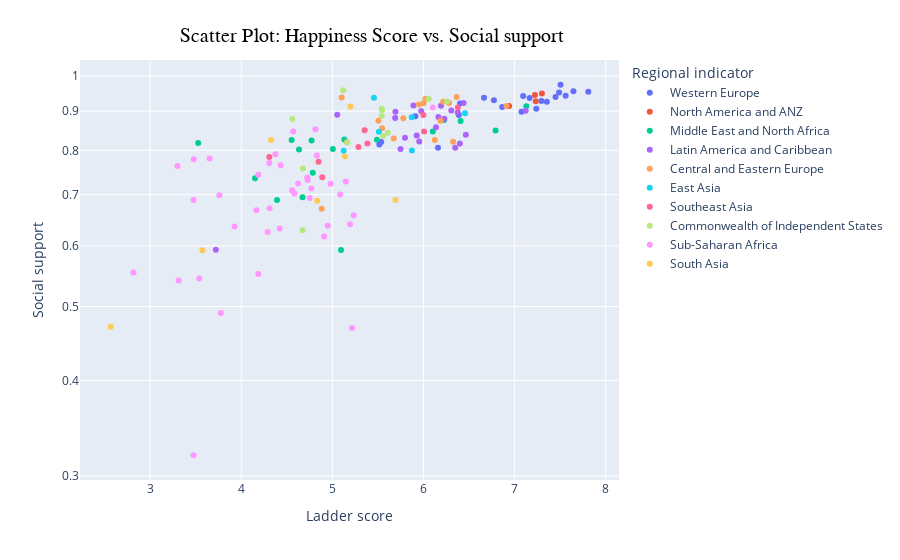

Write notebook code for a chart like this one.
### Markdown cell above
---
<a id='section5'></a>
### Research Question 3: 
Checking the correlation between the reasons for happiness and the ledder score:

### Code cell
fig = px.scatter(df_cleaned, x='Ladder score', y='Social support', color='Regional indicator',
                 hover_name='Regional indicator', hover_data=['Ladder score', 'Healthy life expectancy'])
fig.update_layout(title='Scatter Plot: Happiness Score vs. Social support',
                  title_font=dict(size=20, family="Arial", color="black"),
                  title_x=0.2,  # Center the title
                  title_y=0.95,  # Adjust the vertical position of the title
                  )
fig.update_yaxes(type='log')
fig.show()

### Figure 1 — Plotly figure (JSON) as saved in the notebook; plotly's stock layout.template omitted (floating-point values rounded to 4 significant figures)
{"data": [{"customdata": [[71.9], [72.4], [74.1], [73], [73.2], [72.3], [72.6], [73.0], [72.6], [72.3], [72.3], [72.2], [72.0], [72.2], [73.8], [74.4], [73.6], [73.7], [72.4], [73.7], [72.41]], "hovertemplate": "<b>%{hovertext}</b><br><br>Regional indicator=Western Europe<br>Ladder score=%{x}<br>Social support=%{y}<br>Healthy life expectancy=%{customdata[0]}<extra></extra>", "hovertext": ["Western Europe", "Western Europe", "Western Europe", "Western Europe", "Western Europe", "Western Europe", "Western Europe", "Western Europe", "Western Europe", "Western Europe", "Western Europe", "Western Europe", "Western Europe", "Western Europe", "Western Europe", "Western Europe", "Western Europe", "Western Europe", "Western Europe", "Western Europe", "Western Europe"], "legendgroup": "Western Europe", "marker": {"color": "#636efa", "symbol": "circle"}, "mode": "markers", "name": "Western Europe", "orientation": "v", "showlegend": true, "type": "scatter", "x": [7.809, 7.646, 7.56, 7.504, 7.488, 7.449, 7.353, 7.294, 7.238, 7.165, 7.094, 7.076, 6.864, 6.773, 6.664, 6.401, 6.387, 6.159, 5.911, 5.536, 5.515], "xaxis": "x", "y": [0.9543, 0.956, 0.9428, 0.9747, 0.9525, 0.9391, 0.9263, 0.928, 0.9069, 0.9367, 0.9421, 0.8989, 0.9116, 0.9304, 0.9371, 0.9211, 0.8899, 0.806, 0.8866, 0.8204, 0.8144], "yaxis": "y"}, {"customdata": [[73.2], [73.6], [73.6], [68.3]], "hovertemplate": "<b>%{hovertext}</b><br><br>Regional indicator=North America and ANZ<br>Ladder score=%{x}<br>Social support=%{y}<br>Healthy life expectancy=%{customdata[0]}<extra></extra>", "hovertext": ["North America and ANZ", "North America and ANZ", "North America and ANZ", "North America and ANZ"], "legendgroup": "North America and ANZ", "marker": {"color": "#EF553B", "symbol": "circle"}, "mode": "markers", "name": "North America and ANZ", "orientation": "v", "showlegend": true, "type": "scatter", "x": [7.3, 7.232, 7.223, 6.94], "xaxis": "x", "y": [0.9491, 0.9272, 0.9449, 0.9142], "yaxis": "y"}, {"customdata": [[73.2], [67.08], [66.31], [68.5], [66.77], [62.3], [66.9], [65.9], [65.91], [59.9], [67.11], [66.01], [66.8], [62.25], [66.9], [61.78], [56.73]], "hovertemplate": "<b>%{hovertext}</b><br><br>Regional indicator=Middle East and North Africa<br>Ladder score=%{x}<br>Social support=%{y}<br>Healthy life expectancy=%{customdata[0]}<extra></extra>", "hovertext": ["Middle East and North Africa", "Middle East and North Africa", "Middle East and North Africa", "Middle East and North Africa", "Middle East and North Africa", "Middle East and North Africa", "Middle East and North Africa", "Middle East and North Africa", "Middle East and North Africa", "Middle East and North Africa", "Middle East and North Africa", "Middle East and North Africa", "Middle East and North Africa", "Middle East and North Africa", "Middle East and North Africa", "Middle East and North Africa", "Middle East and North Africa"], "legendgroup": "Middle East and North Africa", "marker": {"color": "#00cc96", "symbol": "circle"}, "mode": "markers", "name": "Middle East and North Africa", "orientation": "v", "showlegend": true, "type": "scatter", "x": [7.129, 6.791, 6.406, 6.227, 6.102, 5.489, 5.132, 5.095, 5.005, 4.785, 4.772, 4.672, 4.633, 4.553, 4.392, 4.151, 3.527], "xaxis": "x", "y": [0.9136, 0.8492, 0.8741, 0.8763, 0.8465, 0.8259, 0.8263, 0.5926, 0.8034, 0.7477, 0.8243, 0.6947, 0.8022, 0.8253, 0.6887, 0.7354, 0.818], "yaxis": "y"}, {"customdata": [[71.3], [68.3], [69.0], [64.81], [66.48], [66.11], [69.6], [69.9], [63.5], [67.7], [67.51], [68.8], [67.2], [68.5], [67.1], [68.1], [63.6], [65.64], [65.81], [66.51], [55.6]], "hovertemplate": "<b>%{hovertext}</b><br><br>Regional indicator=Latin America and Caribbean<br>Ladder score=%{x}<br>Social support=%{y}<br>Healthy life expectancy=%{customdata[0]}<extra></extra>", "hovertext": ["Latin America and Caribbean", "Latin America and Caribbean", "Latin America and Caribbean", "Latin America and Caribbean", "Latin America and Caribbean", "Latin America and Caribbean", "Latin America and Caribbean", "Latin America and Caribbean", "Latin America and Caribbean", "Latin America and Caribbean", "Latin America and Caribbean", "Latin America and Caribbean", "Latin America and Caribbean", "Latin America and Caribbean", "Latin America and Caribbean", "Latin America and Caribbean", "Latin America and Caribbean", "Latin America and Caribbean", "Latin America and Caribbean", "Latin America and Caribbean", "Latin America and Caribbean"], "legendgroup": "Latin America and Caribbean", "marker": {"color": "#ab63fa", "symbol": "circle"}, "mode": "markers", "name": "Latin America and Caribbean", "orientation": "v", "showlegend": true, "type": "scatter", "x": [7.121, 6.465, 6.44, 6.399, 6.376, 6.348, 6.305, 6.228, 6.192, 6.163, 6.137, 5.975, 5.953, 5.925, 5.89, 5.797, 5.747, 5.692, 5.689, 5.053, 3.721], "xaxis": "x", "y": [0.9015, 0.8387, 0.9228, 0.8166, 0.8967, 0.8061, 0.9021, 0.8797, 0.9153, 0.8844, 0.8575, 0.9006, 0.8219, 0.8364, 0.9157, 0.8311, 0.8031, 0.8987, 0.8821, 0.8904, 0.5932], "yaxis": "y"}, {"customdata": [[70.05], [71.1], [63.89], [68.91], [67.29], [69.31], [67.21], [68.6], [67.61], [66.81], [68.21], [67.81], [68.51], [70.21], [67.5], [66.8], [68.71]], "hovertemplate": "<b>%{hovertext}</b><br><br>Regional indicator=Central and Eastern Europe<br>Ladder score=%{x}<br>Social support=%{y}<br>Healthy life expectancy=%{customdata[0]}<extra></extra>", "hovertext": ["Central and Eastern Europe", "Central and Eastern Europe", "Central and Eastern Europe", "Central and Eastern Europe", "Central and Eastern Europe", "Central and Eastern Europe", "Central and Eastern Europe", "Central and Eastern Europe", "Central and Eastern Europe", "Central and Eastern Europe", "Central and Eastern Europe", "Central and Eastern Europe", "Central and Eastern Europe", "Central and Eastern Europe", "Central and Eastern Europe", "Central and Eastern Europe", "Central and Eastern Europe"], "legendgroup": "Central and Eastern Europe", "marker": {"color": "#FFA15A", "symbol": "circle"}, "mode": "markers", "name": "Central and Eastern Europe", "orientation": "v", "showlegend": true, "type": "scatter", "x": [6.911, 6.363, 6.325, 6.281, 6.215, 6.186, 6.124, 6.022, 6.0, 5.95, 5.778, 5.674, 5.546, 5.505, 5.16, 5.102, 4.883], "xaxis": "x", "y": [0.9144, 0.9396, 0.8207, 0.9225, 0.9261, 0.8743, 0.8252, 0.9347, 0.9219, 0.9183, 0.8815, 0.8292, 0.8553, 0.8746, 0.8204, 0.9378, 0.6711], "yaxis": "y"}, {"customdata": [[69.6], [73.6], [75.0], [76.77], [62.3], [69.29]], "hovertemplate": "<b>%{hovertext}</b><br><br>Regional indicator=East Asia<br>Ladder score=%{x}<br>Social support=%{y}<br>Healthy life expectancy=%{customdata[0]}<extra></extra>", "hovertext": ["East Asia", "East Asia", "East Asia", "East Asia", "East Asia", "East Asia"], "legendgroup": "East Asia", "marker": {"color": "#19d3f3", "symbol": "circle"}, "mode": "markers", "name": "East Asia", "orientation": "v", "showlegend": true, "type": "scatter", "x": [6.455, 5.872, 5.871, 5.51, 5.456, 5.124], "xaxis": "x", "y": [0.8943, 0.7994, 0.8835, 0.846, 0.9371, 0.7988], "yaxis": "y"}, {"customdata": [[76.8], [61.93], [67.25], [67.1], [67.95], [62.16], [58.71], [61.53], [58.96]], "hovertemplate": "<b>%{hovertext}</b><br><br>Regional indicator=Southeast Asia<br>Ladder score=%{x}<br>Social support=%{y}<br>Healthy life expectancy=%{customdata[0]}<extra></extra>", "hovertext": ["Southeast Asia", "Southeast Asia", "Southeast Asia", "Southeast Asia", "Southeast Asia", "Southeast Asia", "Southeast Asia", "Southeast Asia", "Southeast Asia"], "legendgroup": "Southeast Asia", "marker": {"color": "#FF6692", "symbol": "circle"}, "mode": "markers", "name": "Southeast Asia", "orientation": "v", "showlegend": true, "type": "scatter", "x": [6.377, 6.006, 5.999, 5.384, 5.353, 5.286, 4.889, 4.848, 4.308], "xaxis": "x", "y": [0.9103, 0.8467, 0.89, 0.8165, 0.85, 0.8084, 0.7375, 0.7731, 0.7844], "yaxis": "y"}, {"customdata": [[65.11], [64.61], [65.01], [64.1], [64.1], [64.11], [66.1], [65.51], [62.21], [66.75], [64.5], [64.61]], "hovertemplate": "<b>%{hovertext}</b><br><br>Regional indicator=Commonwealth of Independent States<br>Ladder score=%{x}<br>Social support=%{y}<br>Healthy life expectancy=%{customdata[0]}<extra></extra>", "hovertext": ["Commonwealth of Independent States", "Commonwealth of Independent States", "Commonwealth of Independent States", "Commonwealth of Independent States", "Commonwealth of Independent States", "Commonwealth of Independent States", "Commonwealth of Independent States", "Commonwealth of Independent States", "Commonwealth of Independent States", "Commonwealth of Independent States", "Commonwealth of Independent States", "Commonwealth of Independent States"], "legendgroup": "Commonwealth of Independent States", "marker": {"color": "#B6E880", "symbol": "circle"}, "mode": "markers", "name": "Commonwealth of Independent States", "orientation": "v", "showlegend": true, "type": "scatter", "x": [6.258, 6.058, 5.608, 5.556, 5.546, 5.542, 5.54, 5.165, 5.119, 4.677, 4.673, 4.561], "xaxis": "x", "y": [0.9266, 0.9347, 0.8433, 0.8353, 0.9032, 0.8872, 0.9067, 0.8193, 0.959, 0.7575, 0.629, 0.8789], "yaxis": "y"}, {"customdata": [[66.4], [49.5], [54.31], [57.92], [57.2], [52.7], [59.6], [54.47], [53.5], [59.72], [56.51], [53.89], [55.01], [51.73], [49.86], [54.21], [60.1], [56.5], [56.1], [55.71], [48.22], [57.01], [52.9], [51.19], [57.35], [54.72], [58.64], [59.11], [50.87], [53.4], [55.3], [48.0], [57.59], [58.92], [57.5], [45.2], [61.1], [55.62], [51]], "hovertemplate": "<b>%{hovertext}</b><br><br>Regional indicator=Sub-Saharan Africa<br>Ladder score=%{x}<br>Social support=%{y}<br>Healthy life expectancy=%{customdata[0]}<extra></extra>", "hovertext": ["Sub-Saharan Africa", "Sub-Saharan Africa", "Sub-Saharan Africa", "Sub-Saharan Africa", "Sub-Saharan Africa", "Sub-Saharan Africa", "Sub-Saharan Africa", "Sub-Saharan Africa", "Sub-Saharan Africa", "Sub-Saharan Africa", "Sub-Saharan Africa", "Sub-Saharan Africa", "Sub-Saharan Africa", "Sub-Saharan Africa", "Sub-Saharan Africa", "Sub-Saharan Africa", "Sub-Saharan Africa", "Sub-Saharan Africa", "Sub-Saharan Africa", "Sub-Saharan Africa", "Sub-Saharan Africa", "Sub-Saharan Africa", "Sub-Saharan Africa", "Sub-Saharan Africa", "Sub-Saharan Africa", "Sub-Saharan Africa", "Sub-Saharan Africa", "Sub-Saharan Africa", "Sub-Saharan Africa", "Sub-Saharan Africa", "Sub-Saharan Africa", "Sub-Saharan Africa", "Sub-Saharan Africa", "Sub-Saharan Africa", "Sub-Saharan Africa", "Sub-Saharan Africa", "Sub-Saharan Africa", "Sub-Saharan Africa", "Sub-Saharan Africa"], "legendgroup": "Sub-Saharan Africa", "marker": {"color": "#FF97FF", "symbol": "circle"}, "mode": "markers", "name": "Sub-Saharan Africa", "orientation": "v", "showlegend": true, "type": "scatter", "x": [6.101, 5.233, 5.216, 5.194, 5.148, 5.085, 4.981, 4.949, 4.91, 4.829, 4.814, 4.769, 4.751, 4.729, 4.724, 4.624, 4.583, 4.571, 4.558, 4.432, 4.423, 4.375, 4.311, 4.308, 4.289, 4.187, 4.186, 4.166, 3.926, 3.775, 3.759, 3.653, 3.538, 3.479, 3.476, 3.476, 3.312, 3.299, 2.817], "xaxis": "x", "y": [0.9104, 0.658, 0.4687, 0.6402, 0.7286, 0.7004, 0.7236, 0.6376, 0.6174, 0.7879, 0.8525, 0.7129, 0.6932, 0.7315, 0.7372, 0.7239, 0.7027, 0.8469, 0.7093, 0.765, 0.6324, 0.7908, 0.6722, 0.7703, 0.6257, 0.5513, 0.7433, 0.6682, 0.6361, 0.4903, 0.6988, 0.7805, 0.544, 0.7791, 0.6889, 0.3195, 0.5408, 0.7631, 0.5537], "yaxis": "y"}, {"customdata": [[58.25], [70.6], [63.78], [64.5], [67.2], [60.22], [52.59]], "hovertemplate": "<b>%{hovertext}</b><br><br>Regional indicator=South Asia<br>Ladder score=%{x}<br>Social support=%{y}<br>Healthy life expectancy=%{customdata[0]}<extra></extra>", "hovertext": ["South Asia", "South Asia", "South Asia", "South Asia", "South Asia", "South Asia", "South Asia"], "legendgroup": "South Asia", "marker": {"color": "#FECB52", "symbol": "circle"}, "mode": "markers", "name": "South Asia", "orientation": "v", "showlegend": true, "type": "scatter", "x": [5.693, 5.198, 5.137, 4.833, 4.327, 3.573, 2.567], "xaxis": "x", "y": [0.6891, 0.9132, 0.7855, 0.6873, 0.8254, 0.5922, 0.4704], "yaxis": "y"}], "layout": {"autosize": true, "legend": {"title": {"text": "Regional indicator"}, "tracegroupgap": 0}, "margin": {"t": 60}, "title": {"font": {"color": "black", "family": "Arial", "size": 20}, "text": "Scatter Plot: Happiness Score vs. Social support", "x": 0.2, "y": 0.95}, "xaxis": {"anchor": "y", "autorange": true, "domain": [0, 1], "range": [2.232, 8.143], "title": {"text": "Ladder score"}, "type": "linear"}, "yaxis": {"anchor": "x", "autorange": true, "domain": [0, 1], "range": [-0.5331, 0.02637], "title": {"text": "Social support"}, "type": "log"}}}
